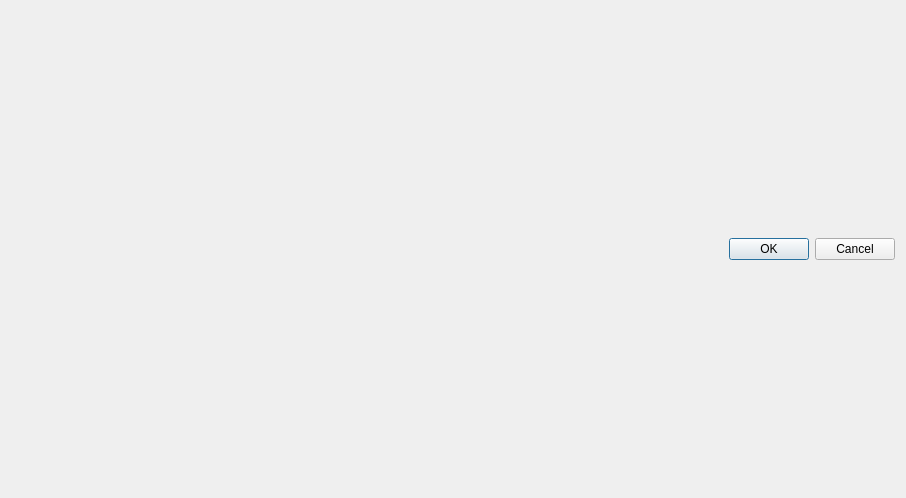
<?xml version="1.0" encoding="UTF-8"?>
<ui version="4.0">
 <class>Dialog</class>
 <widget class="QDialog" name="Dialog">
  <property name="geometry">
   <rect>
    <x>0</x>
    <y>0</y>
    <width>906</width>
    <height>498</height>
   </rect>
  </property>
  <property name="windowTitle">
   <string>Note Rearranger</string>
  </property>
  <layout class="QVBoxLayout" name="verticalLayout_2">
   <item>
    <layout class="QVBoxLayout" name="tableLayout">
     <property name="sizeConstraint">
      <enum>QLayout::SetFixedSize</enum>
     </property>
    </layout>
   </item>
   <item>
    <widget class="QDialogButtonBox" name="buttonBox">
     <property name="standardButtons">
      <set>QDialogButtonBox::Cancel|QDialogButtonBox::Ok</set>
     </property>
    </widget>
   </item>
  </layout>
 </widget>
 <resources/>
 <connections/>
</ui>
